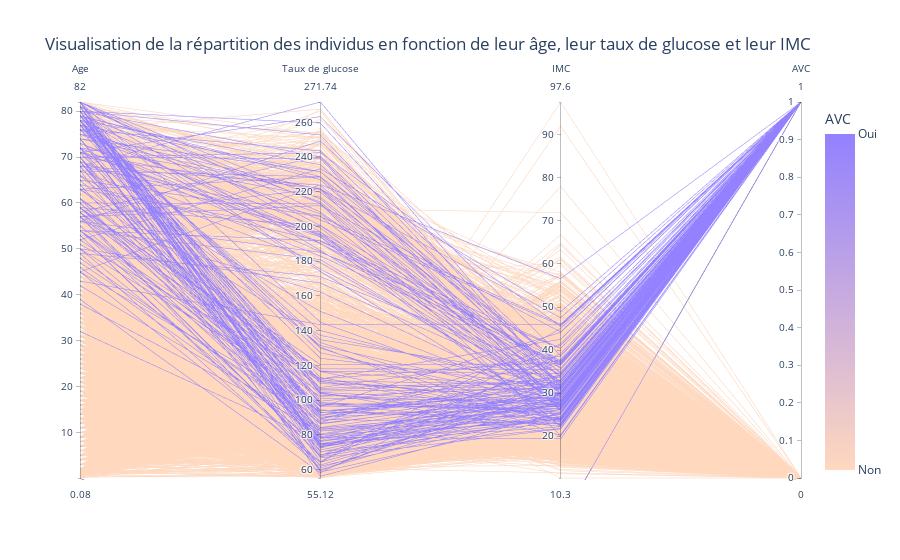

Notebook code for this chart:
### Code cell
df_copy = df.copy()
df_copy = df_copy.dropna(subset=['bmi'])
df_new = df_copy.drop(columns=['id','gender','hypertension','heart_disease', 'ever_married', 'work_type', 'Residence_type', 'smoking_status'])
fig = px.parallel_coordinates(df_new, color="stroke", title='Visualisation de la répartition des individus en fonction de leur âge, leur taux de glucose et leur IMC', color_continuous_scale=["#FFD8BE","#9381FF"], labels={"age": "Age", "avg_glucose_level": "Taux de glucose", "bmi": "IMC", "stroke": "AVC"})
fig.update_layout(
    coloraxis_colorbar=dict(
        title="AVC",
        tickvals=[0, 1],
        ticktext=["Non", "Oui"],
    )
)

fig.show()

### Figure 1 — Plotly figure (JSON) as saved in the notebook; plotly's stock layout.template omitted (floating-point values rounded to 4 significant figures; data arrays with more than 128 entries replaced by an {"elided": "..."} marker saying what was removed)
{"data": [{"dimensions": [{"label": "Age", "values": {"elided": "5101 float values"}}, {"label": "Taux de glucose", "values": {"elided": "5101 float values"}}, {"label": "IMC", "values": {"elided": "5101 float values"}}, {"label": "AVC", "values": {"elided": "5101 float values"}}], "domain": {"x": [0, 1], "y": [0, 1]}, "line": {"color": {"elided": "5101 float values"}, "coloraxis": "coloraxis"}, "name": "", "type": "parcoords"}], "layout": {"coloraxis": {"colorbar": {"ticktext": ["Non", "Oui"], "tickvals": [0, 1], "title": {"text": "AVC"}}, "colorscale": [[0, "#FFD8BE"], [1, "#9381FF"]]}, "legend": {"tracegroupgap": 0}, "title": {"text": "Visualisation de la répartition des individus en fonction de leur âge, leur taux de glucose et leur IMC"}}}
